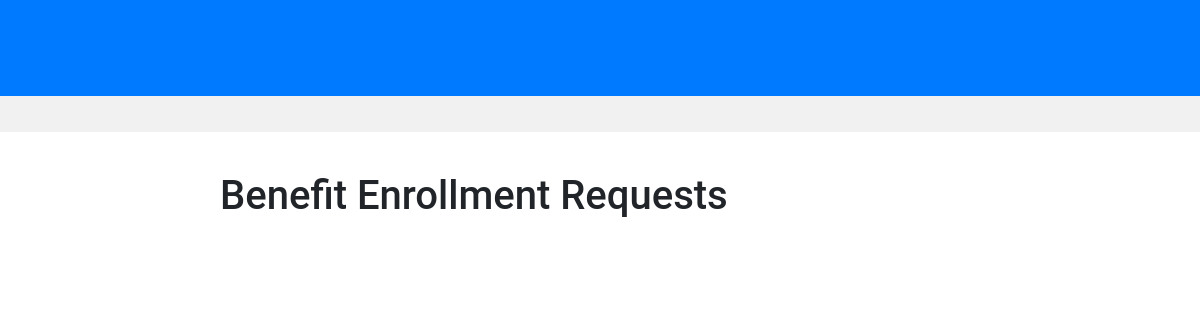
Page /benefit/request/ (signed in) on the earlier database version.
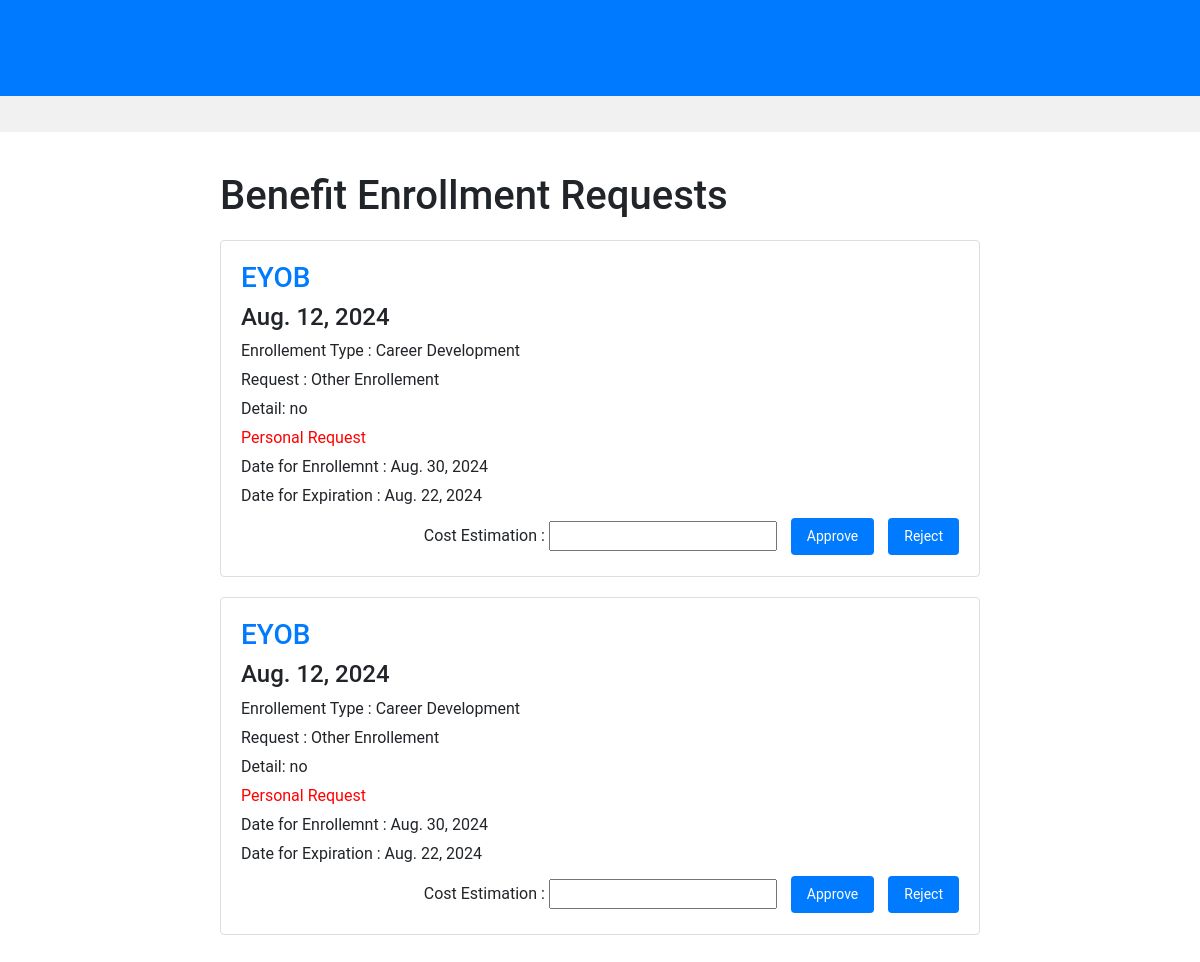
Same page on the later database version.
### benefits/models.py (models this page shows)
class Enrollement(models.Model):
    id = models.AutoField(primary_key=True)
    user = models.EmailField(default="123@gmail.com")
    ename = models.CharField(max_length=200,default="")
    cost = models.IntegerField(default=0)
    bid = models.IntegerField()
    name = models.CharField(max_length=200)
    Request = models.CharField(max_length=200,default="no request")
    expiration_date = models.DateField()
    Request_date = models.DateField(auto_now=True)
    enrollement_date = models.DateField(default="2000-11-11")
    state =  models.CharField(max_length=200,default='no request')
    type =  models.CharField(max_length=200,default="Other")
    detail = models.CharField(max_length=500)

### benefits/views.py (the view, shortened to what this page needs)
# urls.py: path("request/", views.request),
@login_required(login_url="login")
def request(request):
    now = datetime.date.today()
    enroll = Enrollement.objects.all().order_by('-Request_date')
    benefit = Benefit.objects.all()
    return render (request , 'benefit/request.html',{'enroll':enroll,'benefit':benefit} )

### templates/benefit/request.html (shortened to what this page needs)
{% extends 'base.html' %}
{% block content %}
{% load static %}
<link rel="stylesheet" href="{% static 'style.css' %}">
  <div class="container">
    <h1>Benefit Enrollment Requests</h1>
    <div class="request-list">
      {% for b in enroll %}
      {% if b.state == "pending" and b.Request != "no request"%}
      <div class="request-item">
        <h3>{{b.name}}</h3>
         <h4>{{b.Request_date}}</h4>
        <p>Enrollement Type : {{b.type}}</p>
        <p>Request : {{b.Request}}</p>
        <p>Detail: {{b.detail}}</p>
        {% if b.bid == 0%}
        <p style="color: red;size: 20px;">Personal Request</p>
        {% endif %}
        <p>Date for Enrollemnt : {{b.enrollement_date}}</p>
        <p>Date for Expiration : {{b.expiration_date}}</p>
        <div class="actions">
          <form action="" method="POST">
            {% if b.bid == 0%}
            <label >Cost Estimation :</label>
            <input type="number" required name="cost">
            {% endif %}
            <button name= "approve" value = "{{b.id}}">Approve</button>
            <button name= "reject" value = "{{b.id}}">Reject</button>
          </form>
        </div>
      </div>
      {% endif %}
      {% endfor %}
    </div>
  </div>
{% endblock %}

Differences in the rows shown:
added Enrollement: name "EYOB", Request_date "Aug. 12, 2024", type "Career Development", Request "Other Enrollement", detail "no", bid "Personal Request", enrollement_date "Aug. 30, 2024", expiration_date "Aug. 22, 2024", {{ b.id }} 13 (drawn)
added Enrollement: name "EYOB", Request_date "Aug. 12, 2024", type "Career Development", Request "Other Enrollement", detail "no", bid "Personal Request", enrollement_date "Aug. 30, 2024", expiration_date "Aug. 22, 2024", {{ b.id }} 14 (drawn)
